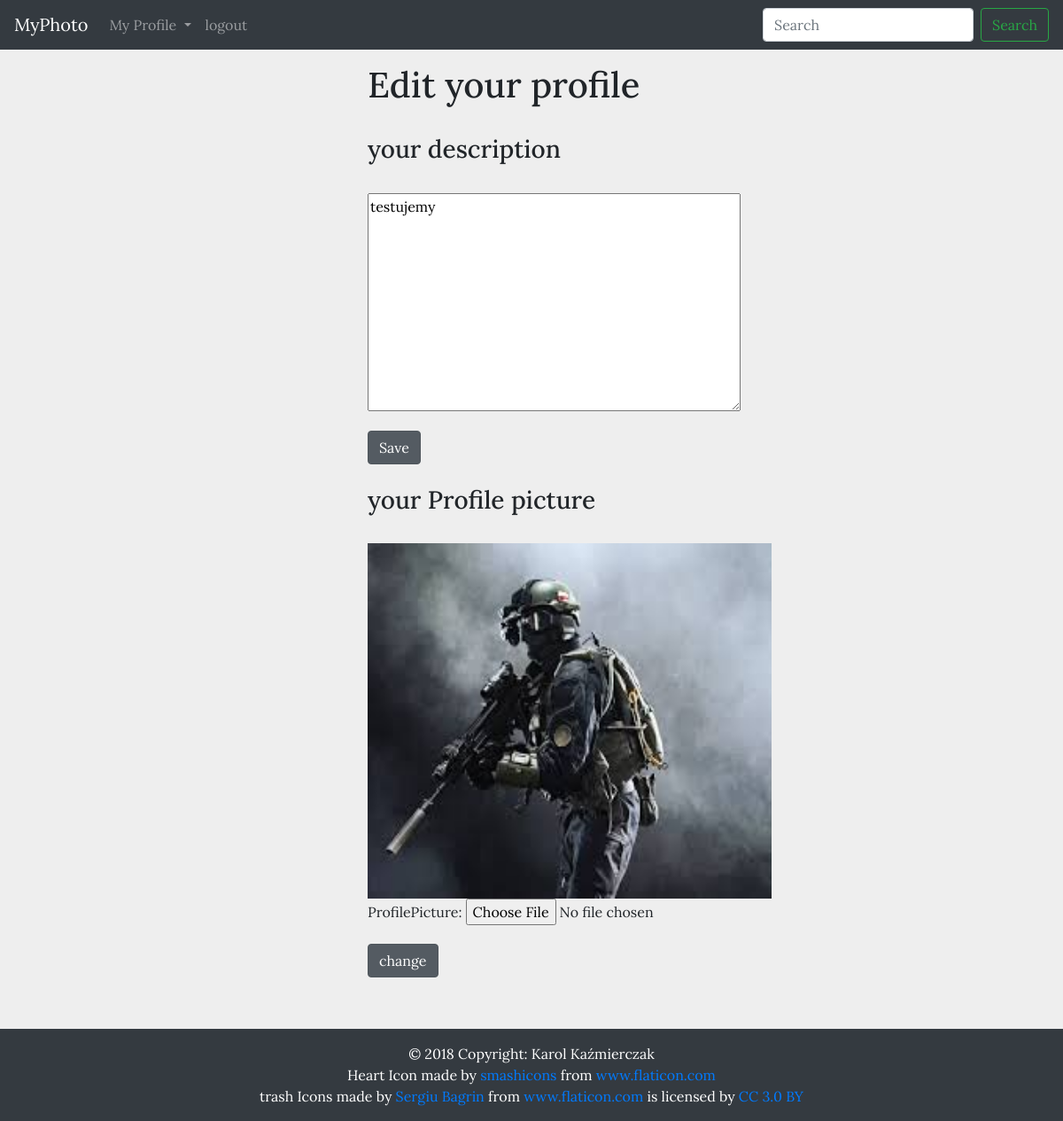
/u/kaziu/edit/ (signed in), run on an earlier commit of the app's database.
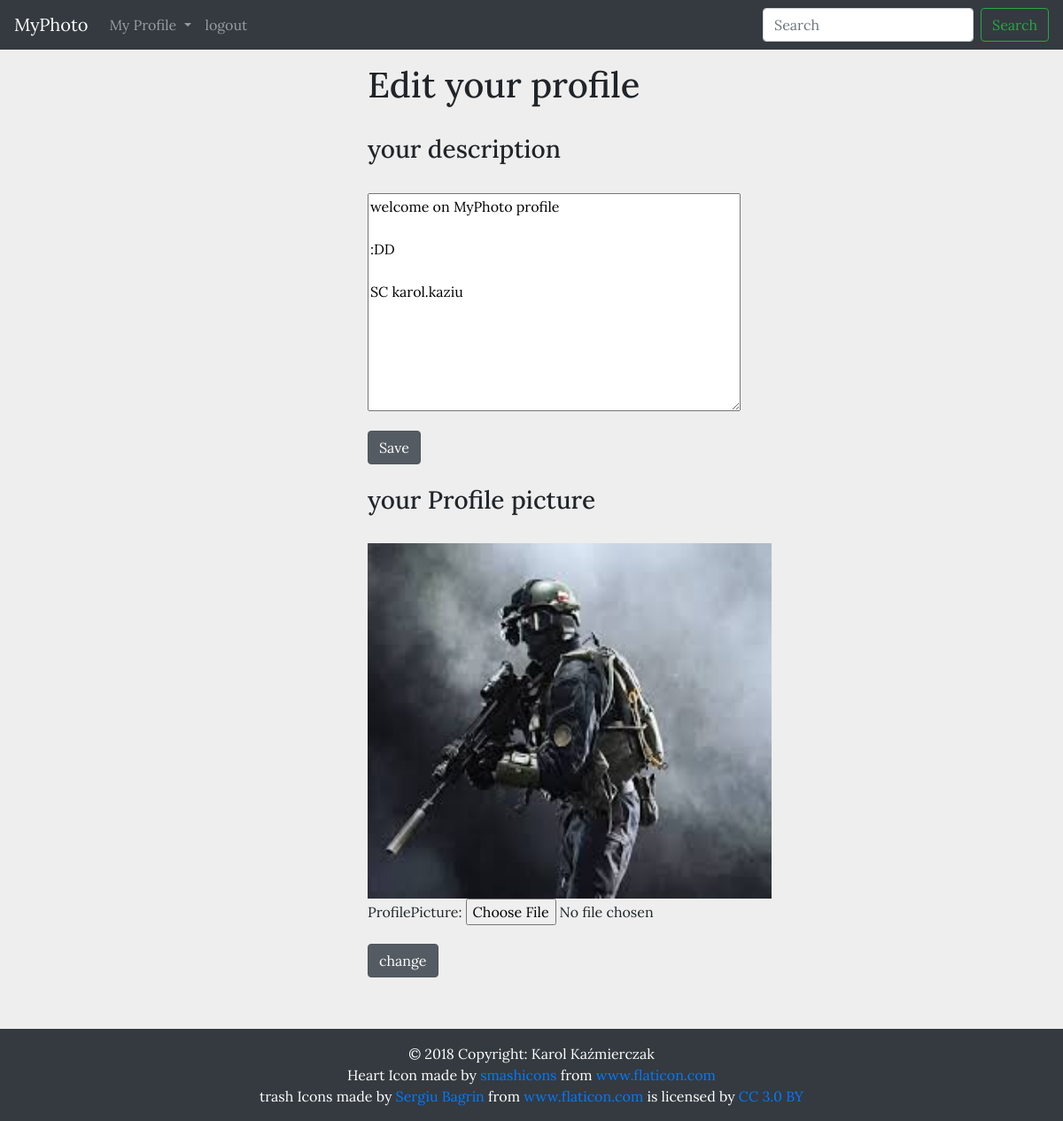
And on a later commit of the database.
### user/models.py (models this page shows)
class UserData(models.Model):
    user = models.OneToOneField(User,on_delete=models.CASCADE,unique=True)
    profilePicture = models.ImageField(upload_to='image/profile/',null=True,blank=True)
    description = models.TextField(null=True,blank=True)
    object = UserMenager()

### user/views.py (the view, shortened to what this page needs)
# urls.py: path('<str:nick>/edit/', edit),
@login_required
def edit(request,nick):
    if request.user.username != nick:
        url = '/u/'+nick+'/edit'
        return redirect(url)
    data = UserData.object.all().by_nick(nick)
    data = data.first()
    image_edit = ProfilePicterEdit(request.POST or None,request.FILES or None,instance=data)
    if image_edit.is_valid():
        image_edit.save()
        image_edit = ProfilePicterEdit()
    description_edit = DescriptionEdit(instance=data)
    image_edit = ProfilePicterEdit()
    context = {
        'data': data,
        'imageEdit': image_edit,
        'descriptionEdit': description_edit
    }
    return render(request,'edit_page.html',context)

### user/forms.py
class ProfilePicterEdit(models.ModelForm):
    class Meta:
        model = UserData
        fields = ['profilePicture']

class DescriptionEdit(models.ModelForm):
    class Meta:
        model = UserData
        fields = ['description']
        labels = {
            'description': ('')
        }

### user/models.py (called while the page is built)
    def by_nick(self,nick):
        lookup = (
            Q(user__username=nick)
        )
        return self.filter(lookup)

    def get_queryset(self):
        return Query(self.model, using=self._db)

### user/templates/edit_page.html (shortened to what this page needs)
{% extends 'base2.html' %}
{% block css %} /assets/css/edit.css {%  endblock %}
{% block user_page %}
<div class="row">
    <div class="col-md-6 offset-md-4" >
        <h1>Edit your profile</h1>
    </div>
</div>
<br>
<div class="row">
    <div class="col-md-6 offset-md-4">
        <h3>your description</h3><br>
        <span id="dexription">
            {{descriptionEdit.as_p }}
        </span>
        <button class="btn btn-secondary active" onclick="desEdit('{{request.user.username}}')">Save</button>
    </div>
</div>
<br>
<div class="row ">
    <div class="col-md-6 offset-md-4">
        <h3>your Profile picture</h3><br>
        <img src="{{data.profilePicture.url}}">
        <form action="." method="post" enctype="multipart/form-data"> {% csrf_token %}
            {{imageEdit.as_p}}
            <button class="btn btn-secondary active"  type="submit">change</button>
        </form>
    </div>
</div>
<br>
<br>
<br>
<br>
{% endblock %}

What changed in the data, as far as the page shows it:
changed UserData: description "testujemy" → "welcome on MyPhoto profile :DD SC karol.kaziu"
